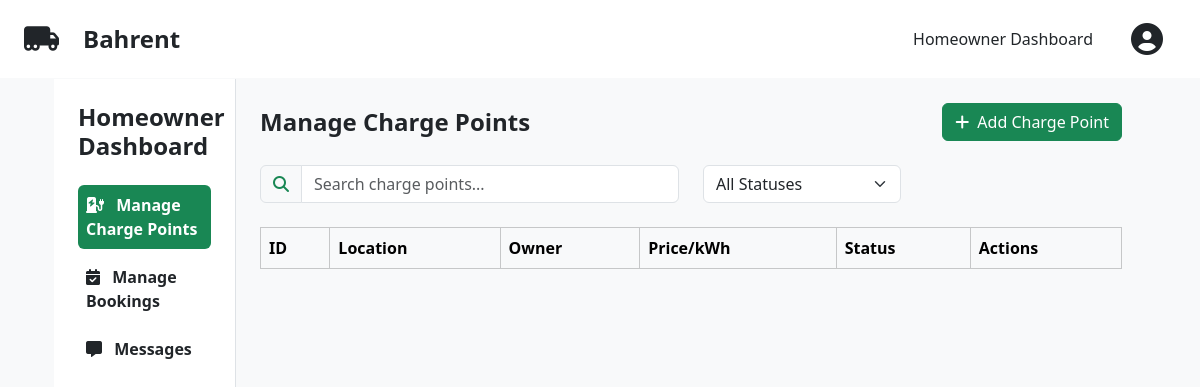
The app's page /homeowner.php (signed in), older data.
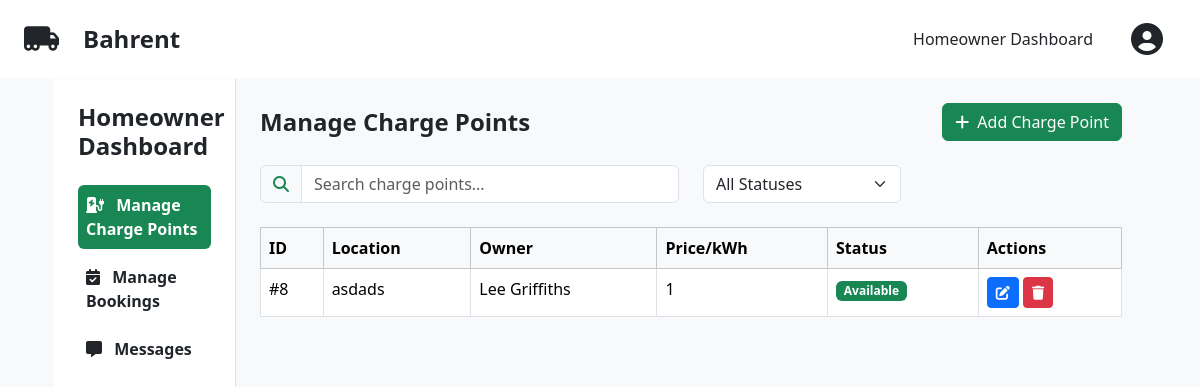
The same page, newer data.
### tables this page shows
CREATE TABLE `charge_points` (
  `charge_point_id` int(11) NOT NULL,
  `homeowner_id` int(11) NOT NULL,
  `address` varchar(255) NOT NULL,
  `postcode` varchar(20) NOT NULL,
  `latitude` decimal(10,8) NOT NULL,
  `longitude` decimal(11,8) NOT NULL,
  `price_per_kwh` decimal(10,2) NOT NULL,
  `description` text DEFAULT NULL,
  `is_available` tinyint(1) DEFAULT 1,
  `created_at` timestamp NOT NULL DEFAULT current_timestamp(),
  `updated_at` timestamp NOT NULL DEFAULT current_timestamp() ON UPDATE current_timestamp(),
  `image` mediumtext NOT NULL
);

CREATE TABLE `users` (
  `user_id` int(11) NOT NULL,
  `email` varchar(255) NOT NULL,
  `password` varchar(255) NOT NULL,
  `first_name` varchar(50) NOT NULL,
  `last_name` varchar(50) NOT NULL,
  `role` enum('admin','homeowner','user') NOT NULL,
  `suspended` tinyint(1) NOT NULL DEFAULT 0
);

### controllers/HomeOwnerController.php (called while the page is built, shortened)
<?php
require_once __DIR__ . '/../models/User.php';
class HomeOwnerController extends BaseController
{
    public function index(): void
    {
        $this->activeSection = $_GET['section'] ?? 'charge-points';
        switch ($this->activeSection) {
            case 'charge-points':
                $sectionContent = $this->manageChargePoints();
                break;
        }
    }
    private function manageChargePoints(): string
    {
        require __DIR__ . '/../views/homeowner/sections/charge_points.phtml';
        return ob_get_clean();
    }
}

### homeowner.php (called while the page is built, shortened)
<?php
require_once 'controllers/HomeOwnerController.php';
require_once 'models/User.php';
$controller = new HomeOwnerController();
$controller->index();

### models/ChargePoint.php (called while the page is built, shortened)
<?php
class ChargePoint
{
    public function __construct(
        $charge_point_id,
        $homeowner_id,
        $address,
        $postcode,
        $latitude,
        $longitude,
        $price_per_kwh,
        $description,
        $is_available,
        $created_at,
        $updated_at,
        $image
    ) {
        $this->charge_point_id = $charge_point_id;
        $this->address = $address;
        $this->postcode = $postcode;
        $this->latitude = $latitude;
        $this->longitude = $longitude;
        $this->price_per_kwh = $price_per_kwh;
        $this->description = $description;
        $this->is_available = $is_available;
    }
    private static function fromRow($row)
    {
        return new ChargePoint(
            $row['charge_point_id'],
            $row['homeowner_id'],
            $row['address'],
            $row['postcode'],
            (float)$row['latitude'],
            (float)$row['longitude'],
            (float)$row['price_per_kwh'],
            $row['description'],
            (bool)$row['is_available'],
            $row['created_at'],
            $row['updated_at'],
            $row['image'] ?? null
        );
    }
    public static function getByHomeownerId($homeowner_id)
    {
        $conn = Database::getInstance()->getConnection();
        $stmt = $conn->prepare("SELECT * FROM charge_points WHERE homeowner_id = ?");
        $stmt->execute([$homeowner_id]);
        $chargePoints = [];
        while ($row = $stmt->fetch(PDO::FETCH_ASSOC)) {
            $chargePoints[] = self::fromRow($row);
        }
        return $chargePoints;
    }
    public static function getHomeownerByChargePointId($chargePointId)
    {
        $conn = Database::getInstance()->getConnection();
        $stmt = $conn->prepare("
            SELECT u.user_id AS homeowner_id, u.first_name, u.last_name, u.email
            FROM charge_points cp
            INNER JOIN users u ON cp.homeowner_id = u.user_id
            WHERE cp.charge_point_id = ?
        ");
        $stmt->execute([$chargePointId]);
        $row = $stmt->fetch(PDO::FETCH_ASSOC);
        return $row ?: null;
    }
}

### models/User.php (called while the page is built, shortened)
<?php
class User
{
    public function __construct(
        $id,
        $firstName,
        $lastName,
        $email,
        $role,
        $suspended = false
    ) {
        $this->email = $email;
    }
    private static function fromRow($row)
    {
        return new User(
            $row['user_id'],
            $row['first_name'],
            $row['last_name'],
            $row['email'],
            $row['role'],
            (bool)$row['suspended']
        );
    }
    public static function fromSession()
    {
        $userId = $_SESSION[USER_SESSION_KEY];
        return self::getById($userId);
    }
    public static function getById($id)
    {
        $conn = Database::getInstance()->getConnection();
        $stmt = $conn->prepare("SELECT * FROM users WHERE user_id = ?");
        $stmt->execute([$id]);
        $row = $stmt->fetch(PDO::FETCH_ASSOC);
        return $row ? self::fromRow($row) : null;
    }
}

### views/homeowner/sections/charge_points.phtml (the view, shortened to what the changed rows need)
<?php
require_once __DIR__ . '/../../../models/ChargePoint.php';
require_once __DIR__ . '/../../../models/User.php';
$user = User::fromSession();
$AllChargePoints = ChargePoint::getByHomeownerId($user->id);
?>
<div class="d-flex justify-content-between align-items-center mb-4">
    <h2 class="fs-4 fw-bold mb-0">Manage Charge Points</h2>
</div>
<div class="table-responsive">
    <table class="table table-bordered">
        <thead class="table-light">
            <tr>
                <th>ID</th>
                <th>Location</th>
                <th>Owner</th>
                <th>Price/kWh</th>
                <th>Status</th>
                <th>Actions</th>
            </tr>
        </thead>
        <tbody>
            <?php foreach ($AllChargePoints as $ChargePoint): ?>
                <tr>
                    <td>#<?= htmlspecialchars($ChargePoint->charge_point_id) ?></td>
                    <td><?= htmlspecialchars($ChargePoint->address) ?></td>
                    <?php
                    $homeowner = ChargePoint::getHomeownerByChargePointId($ChargePoint->charge_point_id);
                    ?>
                    <td>
                        <?php if ($homeowner): ?>
                            <?= htmlspecialchars($homeowner['first_name'] . ' ' . $homeowner['last_name']) ?>
                        <?php else: ?>
                            <span class="text-muted">No Owner</span>
                        <?php endif; ?>
                    </td>
                    <td><?= htmlspecialchars($ChargePoint->price_per_kwh) ?></td>
                    <td>
                        <span class="badge <?= $ChargePoint->is_available ? 'bg-success' : 'bg-secondary' ?>">
                            <?= $ChargePoint->is_available ? 'Available' : 'Not Available' ?>
                        </span>
                    </td>
                    <td>
                        <button class="btn btn-primary btn-sm edit-charge-point"
                            data-bs-toggle="modal"
                            data-bs-target="#editChargePointModal"
                            data-charge-point-id="<?= htmlspecialchars($ChargePoint->charge_point_id ?? '') ?>"
                            data-location="<?= htmlspecialchars($ChargePoint->address ?? '') ?>"
                            data-postcode="<?= htmlspecialchars($ChargePoint->postcode ?? '') ?>"
                            data-latitude="<?= htmlspecialchars($ChargePoint->latitude ?? '') ?>"
                            data-longitude="<?= htmlspecialchars($ChargePoint->longitude ?? '') ?>"
                            data-price-per-kwh="<?= htmlspecialchars($ChargePoint->price_per_kwh ?? '') ?>"
                            data-homeowner-email="<?= htmlspecialchars(User::getById($ChargePoint->homeowner_id)->email ?? '') ?>"
                            data-description="<?= htmlspecialchars($ChargePoint->description ?? '') ?>"
                            data-is-available="<?= $ChargePoint->is_available ? '1' : '0' ?>"
                            data-has-image="<?= !empty($ChargePoint->image) ? '1' : '0' ?>">
                            <i class="fa-solid fa-edit"></i>
                        </button>
                        <button class="btn btn-danger btn-sm delete-charge-point"
                            data-charge-point-id="<?= $ChargePoint->charge_point_id ?>"
                            data-row-id="row-<?= $ChargePoint->charge_point_id ?>">
                            <i class="fa-solid fa-trash"></i>
                        </button>
                    </td>
                </tr>
            <?php endforeach; ?>
        </tbody>
    </table>
</div>

Row changes from the older to the newer data that the page shows:
added charge_points: charge_point_id "8", address "asdads", users.first_name+last_name "Lee Griffiths", price_per_kwh "1", is_available "Available"
